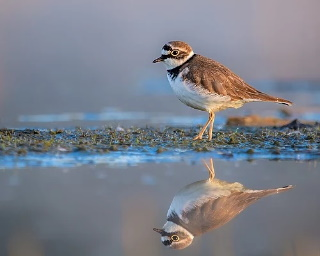
#> input picture martin1_crop.jpg, 320 x 256 px
$ python martin1_no_comp.py
#> lines starting #> are read from the running program, lines starting #| are printed output that depends on the picture
import numpy as np
from PIL import Image
#import sounddevice as sd
import matplotlib.pyplot as plt
import scipy.fftpack as scifft

def martin1(img_array,fs):
    ms_pix = 0.4576/1000
    ms_syn = 4.862/1000
    ms_pul = 0.572/1000
    t_pix = np.arange(int(ms_pix*fs))/fs
    t_syn = np.arange(int(ms_syn*fs))/fs
    t_pul = np.arange(int(ms_pul*fs))/fs
    nlines = int(len(img_array[:,0,0]))
    npix = int(len(img_array[0,:,0]))
    nsamples = len(t_syn) + 4*len(t_pul) + 3*npix*len(t_pix)
    s = np.zeros((nlines,int(nsamples)))
    for line in range(nlines):
        # sync pulse
        ns = 0
        s[line,:len(t_syn)] = np.cos(2*np.pi*1200*t_syn)
        ns += len(t_syn)
        # sync porch
        s[line,ns:ns+len(t_pul)] = np.cos(2*np.pi*1500*t_pul)
        ns += len(t_pul)
        # green scan
        img_g = img_array[line,:,1]
        green = np.interp(img_g, (0, 255), (1500, 2300))
        for scan in range(len(green)):
            s[line,ns:ns+len(t_pix)] = np.cos(2*np.pi*green[scan]*t_pix)
            ns += len(t_pix)
        # separator pulse
        s[line,ns:ns+len(t_pul)] = np.cos(2*np.pi*1500*t_pul)
        ns += len(t_pul)
        # blue scan
        img_b = img_array[line,:,2]
        blue = np.interp(img_b, (0, 255), (1500, 2300))
        for scan in range(len(blue)):
            s[line,ns:ns+len(t_pix)] = np.cos(2*np.pi*blue[scan]*t_pix)
            ns += len(t_pix)
        # separator pulse
        s[line,ns:ns+len(t_pul)] = np.cos(2*np.pi*1500*t_pul)
        ns += len(t_pul)
        # red scan
        img_r = img_array[line,:,0]
        red = np.interp(img_r, (0, 255), (1500, 2300))
        for scan in range(len(red)):
            s[line,ns:ns+len(t_pix)] = np.cos(2*np.pi*red[scan]*t_pix)
            ns += len(t_pix)
        # separator pulse
        s[line,ns:ns+len(t_pul)] = np.cos(2*np.pi*1500*t_pul)
        ns += len(t_pul)
    s = np.reshape(s,(1,-1))
    s = s.flatten()
    s = np.real(s)
    return s

# [39 lines left out: function martin1_decode, not called in this run]

def dct2(a):
    return scifft.dct(scifft.dct(a.T, norm='ortho').T, norm='ortho')

def idct2(a):
    return scifft.idct(scifft.idct(a.T, norm='ortho').T, norm='ortho')

def dct_fun(img_array_raw, nlines=256, npix=320):
    dct_array = np.zeros_like(img_array_raw)#np.zeros((nlines,npix,3))
    # convert to YCbCr

    # Block Splitting

    # DCT
    # maybe try this without the pixel
    #for color in range(3):
    dct_array = dct2(img_array_raw)

    # Quantization

    # Huffman Coding

    return dct_array

def idct_fun(dct_array, nlines=256, npix=320):
    # inverse DCT
    img_array = np.zeros_like(dct_array) #np.zeros((nlines,npix,3))
    # maybe try this without the pixel
    #for color in range(3):
    img_array= idct2(dct_array)

    # decompress

    # convert back to RGB?
    return img_array

# [7 lines left out: function calc_mse, not called in this run]

if __name__ == "__main__":
    # constants
    fs = 48e3
    #sd.default.samplerate = fs

    # load image, cropped no compression
    img = Image.open('martin1_crop.jpg')
#> img is the input picture: PIL image 320x256 RGB; mean R, G, B 124.1, 128.1, 138.6
    img_array = np.asarray(img)
    martin1_sig = martin1(img_array,fs)
#> in martin1, `nlines = int(len(img_array[:,0,0]))`: nlines = 256
#> in martin1, `npix = int(len(img_array[0,:,0]))`: npix = 320
#> in martin1, `nsamples = len(t_syn) + 4*len(t_pul) + 3*npix*len(t_pix)`: nsamples = 20501
    #sd.play(martin1_sig,fs)
    #sd.wait()
    # simulate at 5dB in AWGN channel
    snr_db = 10
    noise = np.random.randn(len(martin1_sig)) / 10**(snr_db/10)
    martin1_sig = martin1_sig + noise
    #r_img_array = martin1_decode(martin1_sig,fs)
    # r_img_array = r_img_array.astype(np.uint8)
    #r_img = Image.fromarray(r_img_array)
    #r_img.save("data/martin_rx_nocomp.jpg")
    #r_img.show()

    #mse = calc_mse(img_array, r_img_array)
    #print("SNR: ", snr_db, " dB. No Compression MSE: ", mse, " dB")

    # load image, raw
    # goal here is to take same transmission time (same image size) but yield higher quality
    # different ways to do this:
    # 1. resize big image into 256x320 (sort of edging out whatever compression tool
    # 2. transmit DCT components instead of RGB values, then IDCT
    # 3.
    img = Image.open('martin1_raw.jpg')
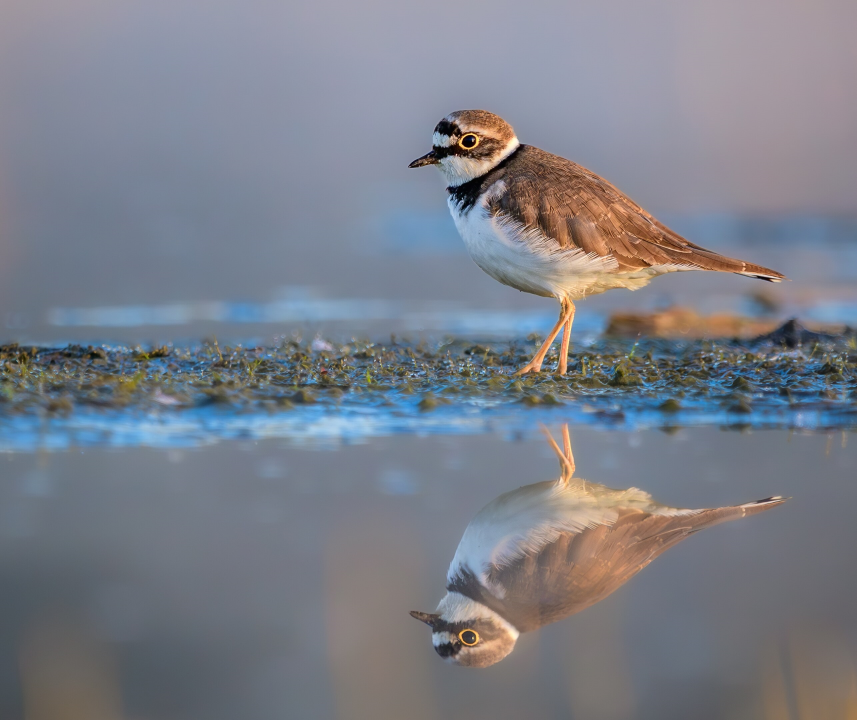
#> input picture martin1_raw.jpg, 2571 x 2160 px (shown at 1/3 size)
#> img is the input picture: PIL image 2571x2160 RGB; mean R, G, B 123.4, 127, 136.9
    img_array_raw = np.asarray(img)
    # apply DCT to format to 256x320x3 image
    nlines = 256
    npix = 320
    img_array_raw = img_array_raw[:,:,0]
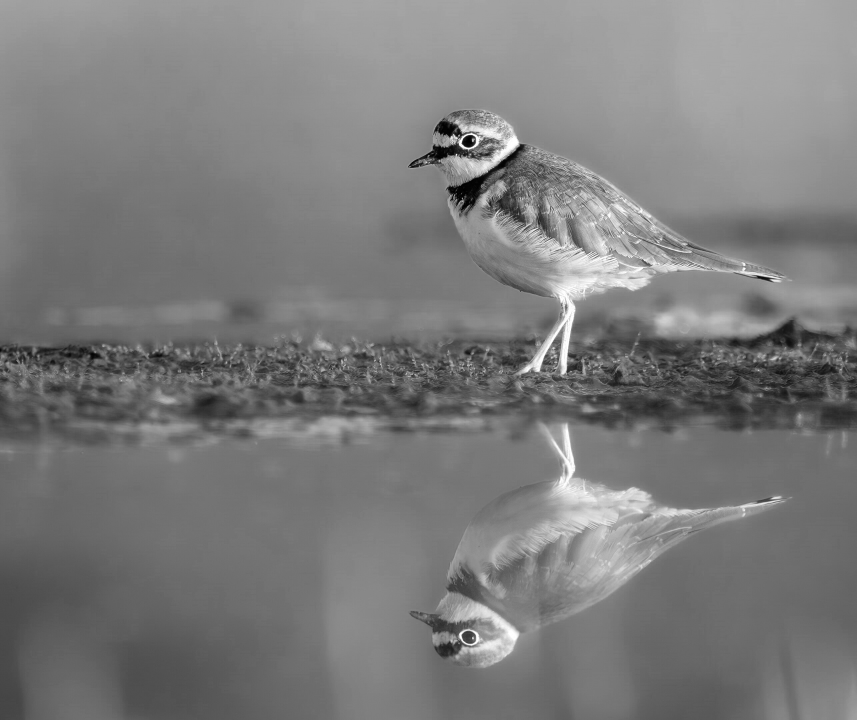
#> img_array_raw: shape (2160, 2571) (shown at 1/3 size); min 0, max 255, mean 123.4
    img_array_raw.flatten()
    dct_array = dct_fun(img_array_raw)
    img_array = idct_fun(dct_array)
    img_array = img_array.astype(np.uint8)
    img = Image.fromarray(img_array)
    #img.show()
    martin1_sig = martin1(img_array,fs)
#> (the run stopped early here; a loop or call above may not have finished)
